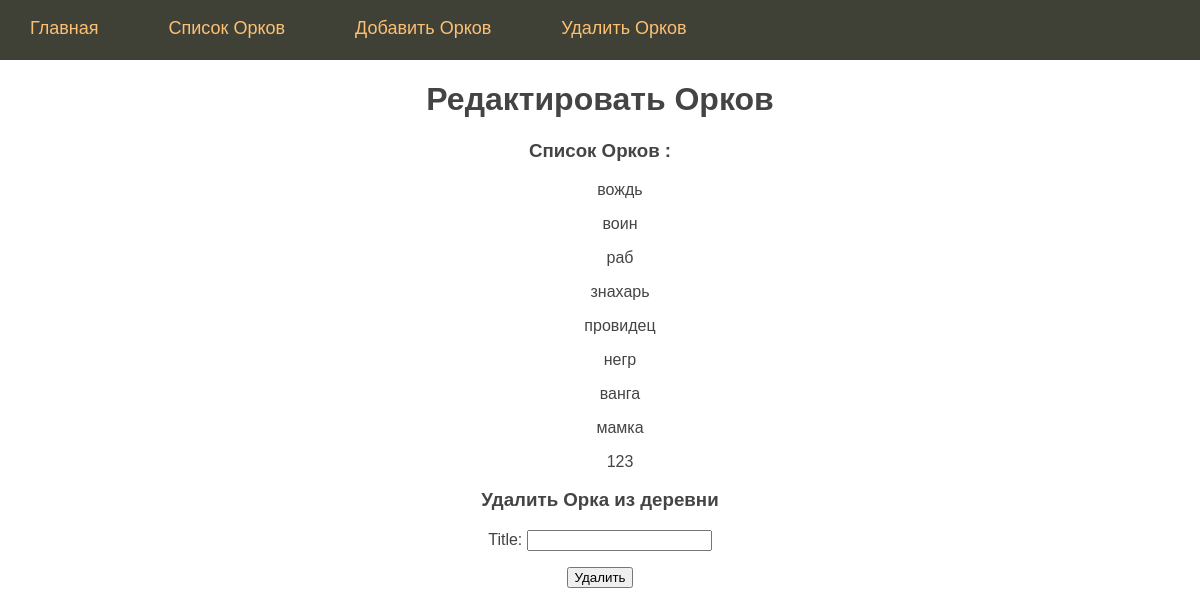
/rem_ork/, run on the app's committed database.
### main/models.py (models this page shows, shortened)
class Orc(models.Model):
    title = models.CharField(max_length=255, unique=True, verbose_name="Звание")
    content = models.TextField(blank=True, verbose_name="Описание")
    time_create = models.DateTimeField(auto_now_add=True)
    time_update = models.DateTimeField(auto_now=True)
    is_published = models.BooleanField(default=True)
    der = models.ManyToManyField('Der', related_name='der', verbose_name="Деревня")
    class Meta:
        verbose_name = 'Орки в деревне'
        verbose_name_plural = 'Орки в деревне'

### main/views.py (the view)
# urls.py: path('rem_ork/', rem_ork, name='rem_ork'),
def rem_ork(request):
    posts = Orc.objects.all()
    context = {
    'posts': posts,
    'menu': menu,
    'title': 'Редактировать Орков'
    }
    if request.method == 'POST':
        form = RemOrkForm(request.POST)
        if form.is_valid():
            ork_title = form.cleaned_data['title']
            Orc.objects.filter(title=ork_title).delete()
            return redirect('rem_ork')
    else:
        form = RemOrkForm()
    context['form'] = form
    return render(request, 'main/rem_ork.html', context)

### main/forms.py (shortened to what this page needs)
class RemOrkForm(forms.Form):
    model = Orc
    title = forms.CharField(max_length=100)

### main/templates/main/rem_ork.html (shortened to what this page needs)
{% extends 'main/base.html' %}
{% block content %}
<h1> {{ title }}</h1>
<p> <h3>Список Орков :</h3> </p>
<ul>
    {% for p in posts %}
     <p>{{ p.title }}
    {% endfor %}
</ul>
<h3>Удалить Орка из деревни</h3>
<form action="" method="POST">
    {{ form.as_p }}
    <input type="submit" value="Удалить">
</form>
{% endblock %}

### main/static/main/css/styles.css (style rules this page uses)
html, body { font-family: 'Arial'; margin: 0; padding: 0; height: 100%; width: 100%; color: #444; }

### data on the page
Orc: title "вождь"
Orc: title "воин"
Orc: title "раб"
Orc: title "знахарь"
Orc: title "провидец"
Orc: title "негр"
Orc: title "ванга"
Orc: title "мамка"
Orc: title "123"

### other printed values
{{ m.title }} "Главная" "Список Орков" "Добавить Орков" "Удалить Орков"
{{ title }} "Редактировать Орков"
